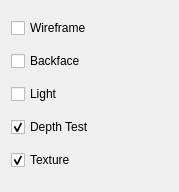
<ui version="4.0" >
 <class>RenderStateGUI</class>
 <widget class="QWidget" name="RenderStateGUI" >
  <property name="geometry" >
   <rect>
    <x>0</x>
    <y>0</y>
    <width>179</width>
    <height>192</height>
   </rect>
  </property>
  <property name="windowTitle" >
   <string>Form</string>
  </property>
  <layout class="QVBoxLayout" name="verticalLayout" >
   <item>
    <widget class="QCheckBox" name="wireframeCheck" >
     <property name="text" >
      <string>Wireframe</string>
     </property>
    </widget>
   </item>
   <item>
    <widget class="QCheckBox" name="backfaceCheck" >
     <property name="text" >
      <string>Backface</string>
     </property>
    </widget>
   </item>
   <item>
    <widget class="QCheckBox" name="lightCheck" >
     <property name="text" >
      <string>Light</string>
     </property>
     <property name="checked" >
      <bool>false</bool>
     </property>
    </widget>
   </item>
   <item>
    <widget class="QCheckBox" name="depthCheck" >
     <property name="text" >
      <string>Depth Test</string>
     </property>
     <property name="checked" >
      <bool>true</bool>
     </property>
    </widget>
   </item>
   <item>
    <widget class="QCheckBox" name="textureCheck" >
     <property name="text" >
      <string>Texture</string>
     </property>
     <property name="checked" >
      <bool>true</bool>
     </property>
    </widget>
   </item>
  </layout>
 </widget>
 <resources/>
 <connections>
  <connection>
   <sender>wireframeCheck</sender>
   <signal>toggled(bool)</signal>
   <receiver>RenderStateGUI</receiver>
   <slot>SetWireframe(bool)</slot>
   <hints>
    <hint type="sourcelabel" >
     <x>92</x>
     <y>46</y>
    </hint>
    <hint type="destinationlabel" >
     <x>105</x>
     <y>0</y>
    </hint>
   </hints>
  </connection>
  <connection>
   <sender>backfaceCheck</sender>
   <signal>toggled(bool)</signal>
   <receiver>RenderStateGUI</receiver>
   <slot>SetBackface(bool)</slot>
   <hints>
    <hint type="sourcelabel" >
     <x>102</x>
     <y>85</y>
    </hint>
    <hint type="destinationlabel" >
     <x>89</x>
     <y>95</y>
    </hint>
   </hints>
  </connection>
  <connection>
   <sender>textureCheck</sender>
   <signal>toggled(bool)</signal>
   <receiver>RenderStateGUI</receiver>
   <slot>SetTexture(bool)</slot>
   <hints>
    <hint type="sourcelabel" >
     <x>69</x>
     <y>146</y>
    </hint>
    <hint type="destinationlabel" >
     <x>159</x>
     <y>173</y>
    </hint>
   </hints>
  </connection>
  <connection>
   <sender>lightCheck</sender>
   <signal>toggled(bool)</signal>
   <receiver>RenderStateGUI</receiver>
   <slot>SetLight(bool)</slot>
   <hints>
    <hint type="sourcelabel" >
     <x>104</x>
     <y>124</y>
    </hint>
    <hint type="destinationlabel" >
     <x>63</x>
     <y>11</y>
    </hint>
   </hints>
  </connection>
  <connection>
   <sender>depthCheck</sender>
   <signal>toggled(bool)</signal>
   <receiver>RenderStateGUI</receiver>
   <slot>SetDepth(bool)</slot>
   <hints>
    <hint type="sourcelabel" >
     <x>92</x>
     <y>129</y>
    </hint>
    <hint type="destinationlabel" >
     <x>89</x>
     <y>95</y>
    </hint>
   </hints>
  </connection>
 </connections>
 <slots>
  <slot>SetWireframe(bool)</slot>
  <slot>SetBackface(bool)</slot>
  <slot>SetTexture(bool)</slot>
  <slot>SetLight(bool)</slot>
  <slot>SetDepth(bool)</slot>
 </slots>
</ui>
